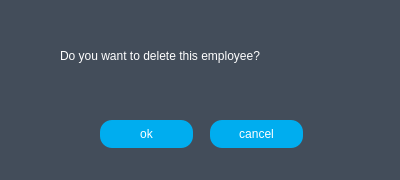
<?xml version="1.0" encoding="UTF-8"?>
<ui version="4.0">
 <class>MainWindow</class>
 <widget class="QMainWindow" name="MainWindow">
  <property name="geometry">
   <rect>
    <x>0</x>
    <y>0</y>
    <width>400</width>
    <height>180</height>
   </rect>
  </property>
  <property name="windowTitle">
   <string>MainWindow</string>
  </property>
  <property name="styleSheet">
   <string notr="true">QWidget#centralwidget{
background-color:rgb(67, 77, 90);
}</string>
  </property>
  <widget class="QWidget" name="centralwidget">
   <widget class="QLabel" name="lable_show_delete">
    <property name="geometry">
     <rect>
      <x>60</x>
      <y>20</y>
      <width>301</width>
      <height>71</height>
     </rect>
    </property>
    <property name="styleSheet">
     <string notr="true">color: rgb(255, 255, 255);
font: 10pt &quot;MS Shell Dlg 2&quot;;</string>
    </property>
    <property name="text">
     <string>Do you want to delete this employee?</string>
    </property>
   </widget>
   <widget class="QPushButton" name="pushButton_okey_delete">
    <property name="geometry">
     <rect>
      <x>100</x>
      <y>120</y>
      <width>93</width>
      <height>28</height>
     </rect>
    </property>
    <property name="styleSheet">
     <string notr="true">
background-color:rgb(0, 173, 239);
color: rgb(255, 255, 255);
border-radius: 12px;

</string>
    </property>
    <property name="text">
     <string>ok</string>
    </property>
   </widget>
   <widget class="QPushButton" name="pushButton_cancel_delete">
    <property name="geometry">
     <rect>
      <x>210</x>
      <y>120</y>
      <width>93</width>
      <height>28</height>
     </rect>
    </property>
    <property name="styleSheet">
     <string notr="true">
background-color:rgb(0, 173, 239);
color: rgb(255, 255, 255);
border-radius: 12px;

</string>
    </property>
    <property name="text">
     <string>cancel</string>
    </property>
   </widget>
  </widget>
 </widget>
 <resources/>
 <connections/>
</ui>
